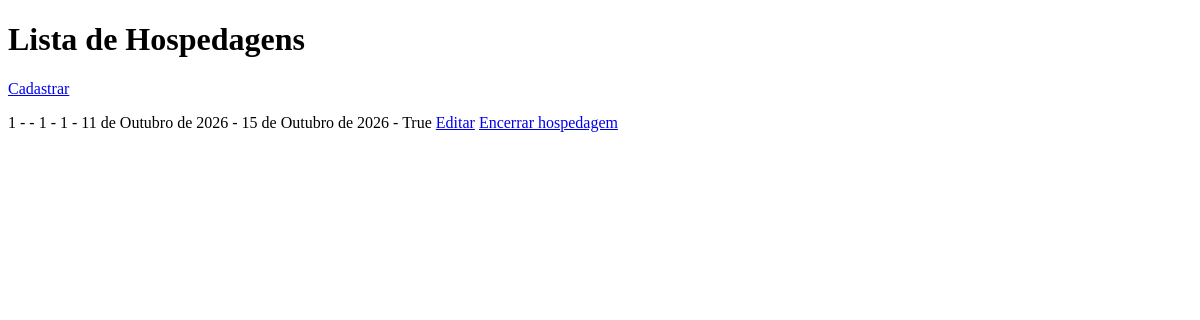
The app's page /hospedagens/, older data.
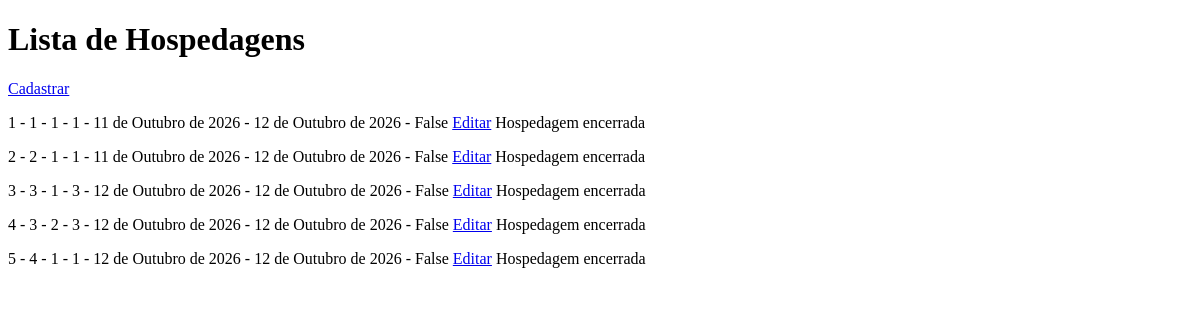
The same page, newer data.
### hotel/models/hospedagem.py (models this page shows, shortened)
class Hospedagem(models.Model):
    numeracao = models.IntegerField()
    pessoa = models.ForeignKey(Pessoa, on_delete=models.PROTECT)
    apartamento = models.ForeignKey(Apartamento, on_delete=models.PROTECT)
    data_inicio = models.DateField(auto_now_add=True)
    data_final = models.DateField(null=True, blank=True)
    ativo = models.BooleanField(default=True)

### hotel/views/hospedagens.py (the view)
# urls.py: path('hospedagens/', listar_hospedagens, name= 'listar_hospedagens'),
def listar_hospedagens(request):
    hospedagens = Hospedagem.objects.all()
    return render(request, "hotel/hospedagens/listar.html", {'hospedagens': hospedagens})

### hotel/templates/hotel/hospedagens/listar.html (shortened to what this page needs)
<!DOCTYPE html>
<html lang="pt-br">
<head>
</head>
<body>
    <h1>Lista de Hospedagens</h1>
    <a href="{% url 'cadastrar_hospedagem' %}">Cadastrar</a>
    {% for hospedagem in hospedagens %}
        <p>
            {{ hospedagem.id }} -
            {{ hospedagem.numeracao }} -
            {{ hospedagem.pessoa_id }} -
            {{ hospedagem.apartamento_id }} -
            {{ hospedagem.data_inicio }} -
            {{ hospedagem.data_final }} -
            {{ hospedagem.ativo }}
            <a href="{% url 'editar_hospedagem' hospedagem.id %}">Editar</a>
            {% if hospedagem.ativo %}
                <a href="{% url 'encerrar_hospedagem' hospedagem.id %}">
                    Encerrar hospedagem
                </a>
            {% else %}
                <span>Hospedagem encerrada</span>
            {% endif %}
        </p>
    {% empty %}
        <p>Nenhuma hospegadem cadastrada</p>
    {% endfor %}
</body>
</html>

Row changes from the older to the newer data that the page shows:
changed Hospedagem id 1: numeracao (not shown) → "1"; data_final "15 de Outubro de 2026" → "12 de Outubro de 2026"; ativo "True" → "False"; ativo "Encerrar hospedagem" → "Hospedagem encerrada"
added Hospedagem: id "2", numeracao "2", pessoa_id "1", apartamento_id "1", data_inicio "11 de Outubro de 2026", data_final "12 de Outubro de 2026", ativo "False", shows "Hospedagem encerrada"
added Hospedagem: id "3", numeracao "3", pessoa_id "1", apartamento_id "3", data_inicio "12 de Outubro de 2026", data_final "12 de Outubro de 2026", ativo "False", shows "Hospedagem encerrada"
added Hospedagem: id "4", numeracao "3", pessoa_id "2", apartamento_id "3", data_inicio "12 de Outubro de 2026", data_final "12 de Outubro de 2026", ativo "False", shows "Hospedagem encerrada"
added Hospedagem: id "5", numeracao "4", pessoa_id "1", apartamento_id "1", data_inicio "12 de Outubro de 2026", data_final "12 de Outubro de 2026", ativo "False", shows "Hospedagem encerrada"
